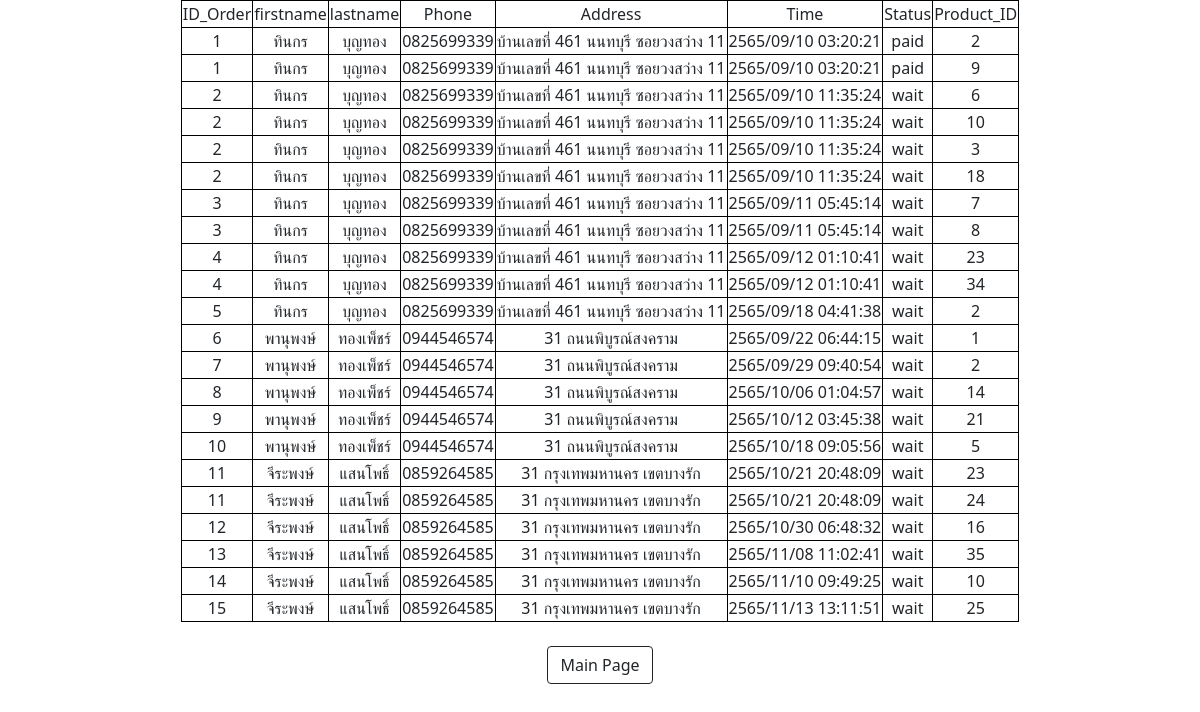
The page /admin/log_order.php (signed in) on the database its author committed.
### tables this page shows
CREATE TABLE `shoporder` (
  `Rank` int(10) NOT NULL,
  `ID_Order` int(10) NOT NULL,
  `Status` varchar(255) NOT NULL,
  `Product_ID` int(10) DEFAULT NULL,
  `qty` int(11) DEFAULT NULL,
  `id_customer` int(10) DEFAULT NULL
);

CREATE TABLE `users` (
  `id` int(10) NOT NULL,
  `username` varchar(255) NOT NULL,
  `password` varchar(255) NOT NULL,
  `firstname` varchar(2552) NOT NULL,
  `lastname` varchar(255) NOT NULL,
  `wallet` int(11) DEFAULT NULL,
  `phone` varchar(255) NOT NULL,
  `address` varchar(255) NOT NULL,
  `urole` varchar(255) NOT NULL
);

CREATE TABLE `order_list` (
  `Order_ID` int(10) NOT NULL,
  `Time` timestamp NOT NULL DEFAULT current_timestamp() ON UPDATE current_timestamp(),
  `total_price` int(10) NOT NULL
);

### admin/log_order.php (the view, shortened to what this page needs)
<?php
include("../connect.php");
?>
<!DOCTYPE html>
<html lang="en">
<head>
  <link href="https://cdn.jsdelivr.net/npm/bootstrap@5.0.2/dist/css/bootstrap.min.css" rel="stylesheet">
</head>
<body>
  <table >
  <tr>
      <td>ID_Order</td>
      <td>firstname</td>
      <td>lastname</td>
      <td>Phone</td>
      <td>Address</td>
      <td>Time</td>
      <td>Status</td>
      <td>Product_ID</td>
    </tr>
    <?php
    $stmt = $pdo->prepare("SELECT * from shoporder JOIN order_list ON shoporder.ID_Order = order_list.Order_ID JOIN users ON shoporder.id_customer  = users.id Order by 1 ");
    $stmt->execute();
    while($row = $stmt->fetch()){
      $date = $row["Time"];
      $dateArr = explode('-',$date);
      $dateThai = ($dateArr['0']+543).'/'.$dateArr[1].'/'.$dateArr[2];
    ?>
    <tr>
      <td><?=$row["ID_Order"]?></td>
      <td><?=$row["firstname"]?></td>
      <td><?=$row["lastname"]?></td>
      <td><?=$row["phone"]?></td>
      <td><?=$row["address"]?></td>
      <td><?=$dateThai?></td>
      <td><?=$row["Status"]?></td>
      <td><?=$row["Product_ID"]?></td>
    </tr>
<?php } ?>
</table>
<br>
<form action="admin.php">
<button type="submit" class="btn btn-outline-dark">Main Page</button>
</form>
</body>
</html>

### admin/log_order.php (style rules this page uses)
body { text-align:center; }
table, tr ,td { border: 1px solid black; text-align:center; margin:auto; }

### rows shown on the page
shoporder: ID_Order "1", users.firstname "ทินกร", users.lastname "บุญทอง", users.phone "0825699339", users.address "บ้านเลขที่ 461 นนทบุรี ซอยวงสว่าง 11", order_list.Time "2565/09/10 03:20:21", Status "paid", Product_ID "2"
shoporder: ID_Order "1", users.firstname "ทินกร", users.lastname "บุญทอง", users.phone "0825699339", users.address "บ้านเลขที่ 461 นนทบุรี ซอยวงสว่าง 11", order_list.Time "2565/09/10 03:20:21", Status "paid", Product_ID "9"
shoporder: ID_Order "2", users.firstname "ทินกร", users.lastname "บุญทอง", users.phone "0825699339", users.address "บ้านเลขที่ 461 นนทบุรี ซอยวงสว่าง 11", order_list.Time "2565/09/10 11:35:24", Status "wait", Product_ID "6"
shoporder: ID_Order "2", users.firstname "ทินกร", users.lastname "บุญทอง", users.phone "0825699339", users.address "บ้านเลขที่ 461 นนทบุรี ซอยวงสว่าง 11", order_list.Time "2565/09/10 11:35:24", Status "wait", Product_ID "10"
shoporder: ID_Order "2", users.firstname "ทินกร", users.lastname "บุญทอง", users.phone "0825699339", users.address "บ้านเลขที่ 461 นนทบุรี ซอยวงสว่าง 11", order_list.Time "2565/09/10 11:35:24", Status "wait", Product_ID "3"
shoporder: ID_Order "2", users.firstname "ทินกร", users.lastname "บุญทอง", users.phone "0825699339", users.address "บ้านเลขที่ 461 นนทบุรี ซอยวงสว่าง 11", order_list.Time "2565/09/10 11:35:24", Status "wait", Product_ID "18"
shoporder: ID_Order "3", users.firstname "ทินกร", users.lastname "บุญทอง", users.phone "0825699339", users.address "บ้านเลขที่ 461 นนทบุรี ซอยวงสว่าง 11", order_list.Time "2565/09/11 05:45:14", Status "wait", Product_ID "7"
shoporder: ID_Order "3", users.firstname "ทินกร", users.lastname "บุญทอง", users.phone "0825699339", users.address "บ้านเลขที่ 461 นนทบุรี ซอยวงสว่าง 11", order_list.Time "2565/09/11 05:45:14", Status "wait", Product_ID "8"
shoporder: ID_Order "4", users.firstname "ทินกร", users.lastname "บุญทอง", users.phone "0825699339", users.address "บ้านเลขที่ 461 นนทบุรี ซอยวงสว่าง 11", order_list.Time "2565/09/12 01:10:41", Status "wait", Product_ID "23"
shoporder: ID_Order "4", users.firstname "ทินกร", users.lastname "บุญทอง", users.phone "0825699339", users.address "บ้านเลขที่ 461 นนทบุรี ซอยวงสว่าง 11", order_list.Time "2565/09/12 01:10:41", Status "wait", Product_ID "34"
shoporder: ID_Order "5", users.firstname "ทินกร", users.lastname "บุญทอง", users.phone "0825699339", users.address "บ้านเลขที่ 461 นนทบุรี ซอยวงสว่าง 11", order_list.Time "2565/09/18 04:41:38", Status "wait", Product_ID "2"
shoporder: ID_Order "6", users.firstname "พานุพงษ์", users.lastname "ทองเพ็ชร์", users.phone "0944546574", users.address "31 ถนนพิบูรณ์สงคราม", order_list.Time "2565/09/22 06:44:15", Status "wait", Product_ID "1"
shoporder: ID_Order "7", users.firstname "พานุพงษ์", users.lastname "ทองเพ็ชร์", users.phone "0944546574", users.address "31 ถนนพิบูรณ์สงคราม", order_list.Time "2565/09/29 09:40:54", Status "wait", Product_ID "2"
shoporder: ID_Order "8", users.firstname "พานุพงษ์", users.lastname "ทองเพ็ชร์", users.phone "0944546574", users.address "31 ถนนพิบูรณ์สงคราม", order_list.Time "2565/10/06 01:04:57", Status "wait", Product_ID "14"
shoporder: ID_Order "9", users.firstname "พานุพงษ์", users.lastname "ทองเพ็ชร์", users.phone "0944546574", users.address "31 ถนนพิบูรณ์สงคราม", order_list.Time "2565/10/12 03:45:38", Status "wait", Product_ID "21"
shoporder: ID_Order "10", users.firstname "พานุพงษ์", users.lastname "ทองเพ็ชร์", users.phone "0944546574", users.address "31 ถนนพิบูรณ์สงคราม", order_list.Time "2565/10/18 09:05:56", Status "wait", Product_ID "5"
shoporder: ID_Order "11", users.firstname "จีระพงษ์", users.lastname "แสนโพธิ์", users.phone "0859264585", users.address "31 กรุงเทพมหานคร เขตบางรัก", order_list.Time "2565/10/21 20:48:09", Status "wait", Product_ID "23"
shoporder: ID_Order "11", users.firstname "จีระพงษ์", users.lastname "แสนโพธิ์", users.phone "0859264585", users.address "31 กรุงเทพมหานคร เขตบางรัก", order_list.Time "2565/10/21 20:48:09", Status "wait", Product_ID "24"
shoporder: ID_Order "12", users.firstname "จีระพงษ์", users.lastname "แสนโพธิ์", users.phone "0859264585", users.address "31 กรุงเทพมหานคร เขตบางรัก", order_list.Time "2565/10/30 06:48:32", Status "wait", Product_ID "16"
shoporder: ID_Order "13", users.firstname "จีระพงษ์", users.lastname "แสนโพธิ์", users.phone "0859264585", users.address "31 กรุงเทพมหานคร เขตบางรัก", order_list.Time "2565/11/08 11:02:41", Status "wait", Product_ID "35"
shoporder: ID_Order "14", users.firstname "จีระพงษ์", users.lastname "แสนโพธิ์", users.phone "0859264585", users.address "31 กรุงเทพมหานคร เขตบางรัก", order_list.Time "2565/11/10 09:49:25", Status "wait", Product_ID "10"
shoporder: ID_Order "15", users.firstname "จีระพงษ์", users.lastname "แสนโพธิ์", users.phone "0859264585", users.address "31 กรุงเทพมหานคร เขตบางรัก", order_list.Time "2565/11/13 13:11:51", Status "wait", Product_ID "25"
